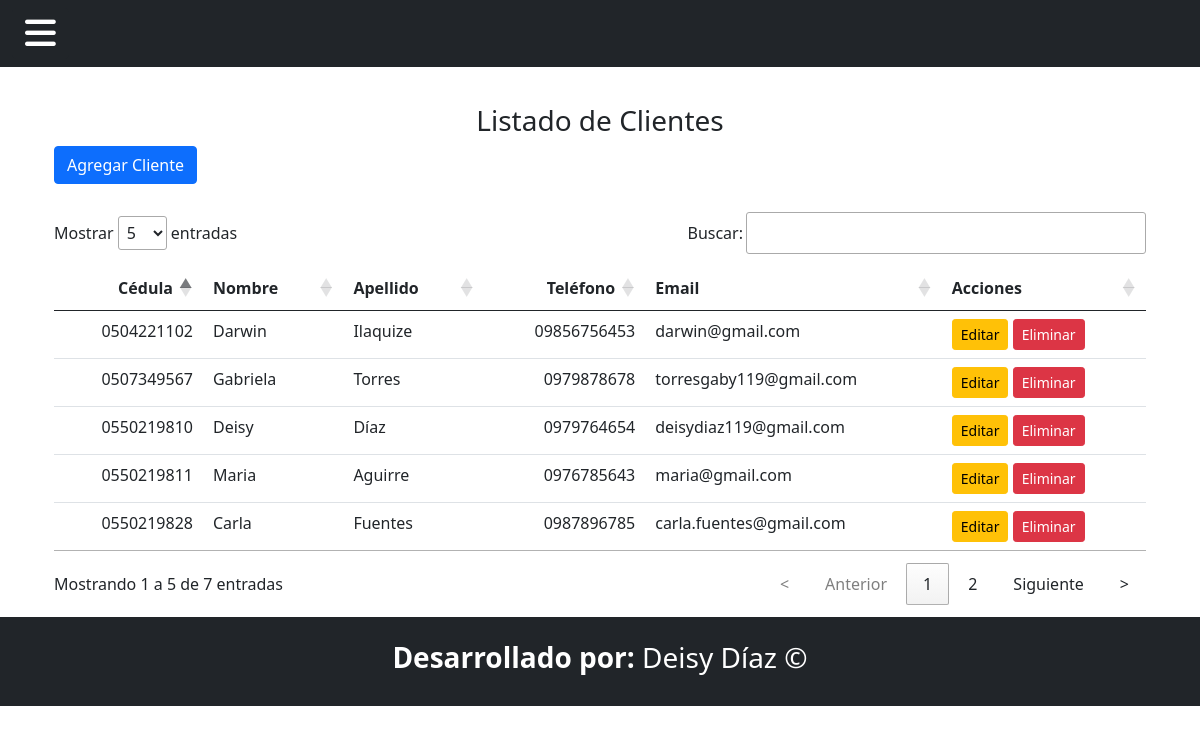
Page /Cliente/listado_cliente/ on the committed database.
### Aplicaciones/Transportes/models.py (models this page shows, shortened)
class Cliente(models.Model):
    cedula = models.CharField(max_length=10, unique=True, verbose_name="Cédula")
    nombre = models.CharField(max_length=100, verbose_name="Nombre")
    apellido = models.CharField(max_length=100, verbose_name="Apellido")
    telefono = models.CharField(max_length=15, verbose_name="Teléfono", blank=True, null=True)
    email = models.EmailField(unique=True, verbose_name="Correo Electrónico")
    direccion = models.TextField(verbose_name="Dirección", blank=True, null=True)

### Aplicaciones/Transportes/views.py (the view)
# urls.py: path('Cliente/listado_cliente/',views.listado_cliente,name='listado_cliente'),
def listado_cliente(request):
    cliente = Cliente.objects.all()
    return render(request, 'Cliente/listado_cliente.html', {'cliente': cliente})

### Aplicaciones/Transportes/context_processors.py (called while the page is built)
def rol_usuario(request):
    if request.user.is_authenticated and hasattr(request.user, 'perfilusuario'):
        return {'rol_usuario': request.user.perfilusuario.rol}
    return {'rol_usuario': None}

### Aplicaciones/Transportes/templates/Cliente/listado_cliente.html (shortened to what this page needs)
{% extends "plantilla.html" %}
{% block contenido %}
<div class="container-fluid mt-5">
    <h3 class="text-center">Listado de Clientes</h3>
    <a href="{% url 'agregarCliente' %}" class="btn btn-primary mb-3">Agregar Cliente</a>
    <table class="table w-100"  id="tabla-cliente">
        <thead>
            <tr>
                <th>Cédula</th>
                <th>Nombre</th>
                <th>Apellido</th>
                <th>Teléfono</th>
                <th>Email</th>
                <th>Acciones</th>
            </tr>
        </thead>
        <tbody>
            {% for cliente in cliente %}
            <tr>
                <td>{{ cliente.cedula }}</td>
                <td>{{ cliente.nombre }}</td>
                <td>{{ cliente.apellido }}</td>
                <td>{{ cliente.telefono }}</td>
                <td>{{ cliente.email }}</td>
                <td>
                    <a href="{% url 'editar_cliente' cliente.id %}" class="btn btn-warning btn-sm">Editar</a>
                    <a href="{% url 'eliminarCliente' cliente.id %}" class="btn btn-danger btn-sm">Eliminar</a>
                </td>
            </tr>
            {% empty %}
                <tr>
                    <td colspan="6" class="text-center">No hay clientes registrados.</td>
                </tr>
            {% endfor %}
        </tbody>
    </table>
</div>
{% endblock %}

### Aplicaciones/Transportes/templates/plantilla.html (style rules this page uses)
body { padding-top: 56px; }

### rows in the picture
Cliente: cedula "0550219810", nombre "Deisy", apellido "Díaz", telefono "0979764654", email "deisydiaz119@gmail.com"
Cliente: cedula "0550219828", nombre "Carla", apellido "Fuentes", telefono "0987896785", email "carla.fuentes@gmail.com"
Cliente: cedula "0507349567", nombre "Gabriela", apellido "Torres", telefono "0979878678", email "torresgaby119@gmail.com"
Cliente: cedula "0504221102", nombre "Darwin", apellido "Ilaquize", telefono "09856756453", email "darwin@gmail.com"
Cliente: cedula "0550219811", nombre "Maria", apellido "Aguirre", telefono "0976785643", email "maria@gmail.com"
